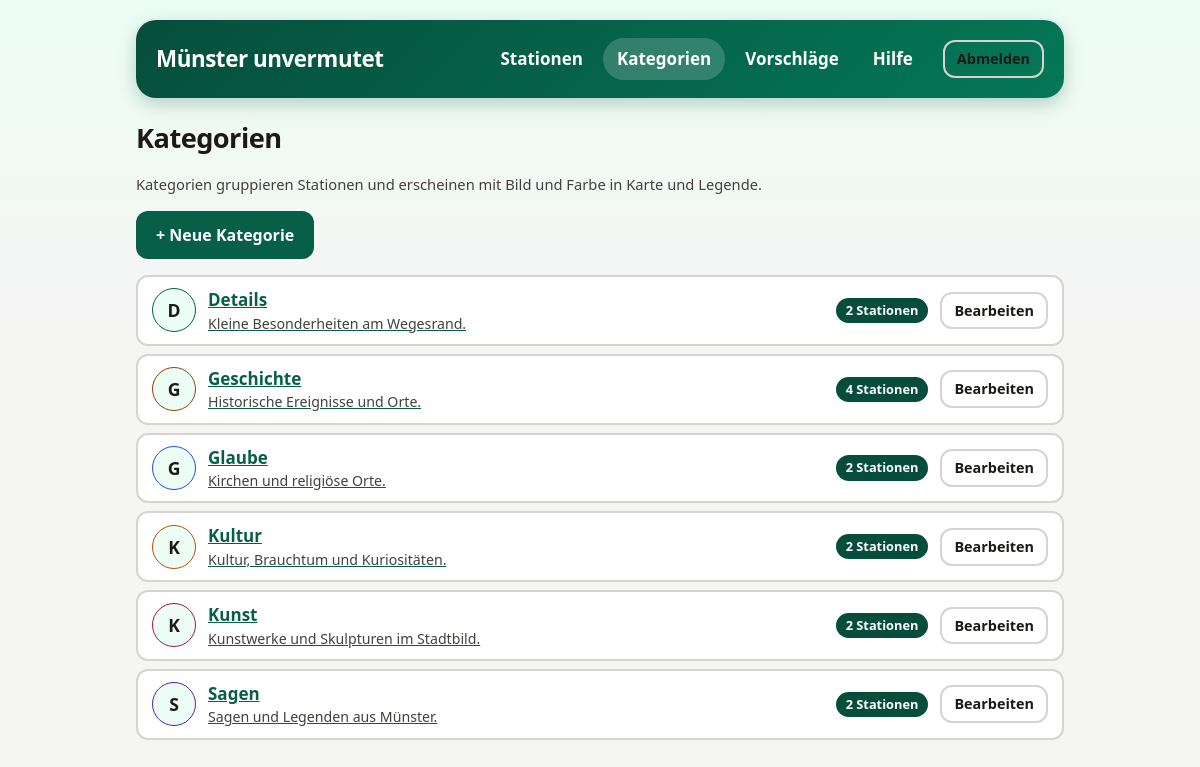
The app's page /admin/categories.php (signed in) with its own data.
### tables this page shows
CREATE TABLE categories (
    id TEXT PRIMARY KEY,
    name TEXT NOT NULL,
    description TEXT NOT NULL DEFAULT '',
    icon TEXT,
    color TEXT NOT NULL DEFAULT '#065f46'
        CHECK (length(color) = 7 AND color GLOB '#[0-9A-Fa-f][0-9A-Fa-f][0-9A-Fa-f][0-9A-Fa-f][0-9A-Fa-f][0-9A-Fa-f]'),
    created_at TEXT NOT NULL,
    updated_at TEXT NOT NULL
);

### includes/config.php (called while the page is built, shortened)
<?php
function config(string $key = null)
{
    static $config = null;
    if ($config === null) {
        $root = dirname(__DIR__);
        $config = [
            'root' => $root,
            'db_path' => $root . '/data/game.sqlite',
            'schema_path' => $root . '/setup/schema.sql',
            'upload_dir' => $root . '/uploads',
            'upload_url' => 'uploads',
            'upload_max_bytes' => 8 * 1024 * 1024,
            'upload_max_edge' => 4000,
            'session_name' => 'muenster_admin',
            'session_timeout' => 300,
            'login_max_attempts' => 5,
            'login_window' => 900,
            'suggest_max_per_hour' => 5,
            'allow_http_links' => true,
            'timezone' => 'Europe/Berlin',
        ];
        date_default_timezone_set($config['timezone']);
    }
    return $key === null ? $config : $config[$key];
}

### includes/database.php (called while the page is built, shortened)
<?php
require_once __DIR__ . '/config.php';
function db(): PDO
{
    static $pdo = null;
    if ($pdo === null) {
        $path = config('db_path');
        $isNew = !is_file($path);
        $pdo = new PDO('sqlite:' . $path, null, null, [
            PDO::ATTR_ERRMODE => PDO::ERRMODE_EXCEPTION,
            PDO::ATTR_DEFAULT_FETCH_MODE => PDO::FETCH_ASSOC,
            PDO::ATTR_EMULATE_PREPARES => false,
        ]);
        $pdo->exec('PRAGMA foreign_keys = ON');
        $pdo->exec('PRAGMA busy_timeout = 5000');
        $pdo->exec((string) file_get_contents(config('schema_path')));
    }
    return $pdo;
}

### includes/uploads.php (called while the page is built, shortened)
<?php
require_once __DIR__ . '/config.php';
function is_managed_upload(?string $path): bool
{
    return (bool) $path && (bool) preg_match('#^' . preg_quote(config('upload_url'), '#') . '/[a-f0-9]{32}\.(?:jpg|png)$#', $path);
}

### admin/categories.php (the view, shortened to what this page needs)
<?php
require __DIR__ . '/_bootstrap.php';
$categories = db()->query(
    'SELECT c.id, c.name, c.description, c.icon, c.color, COUNT(s.id) AS stations
     FROM categories c LEFT JOIN stations s ON s.category = c.id
     GROUP BY c.id ORDER BY c.name COLLATE NOCASE'
)->fetchAll();
?>
<h1 class="admin-title">Kategorien</h1>
<p class="task-intro">Kategorien gruppieren Stationen und erscheinen mit Bild und Farbe in Karte und Legende.</p>
<div class="admin-toolbar"><a class="btn" href="category-edit.php">+ Neue Kategorie</a></div>
<ul class="station-list">
  <?php foreach ($categories as $c): ?>
  <li class="station-item">
    <span class="ico" style="border-color: <?= h($c['color']) ?>"><?= category_ico($c) ?></span>
    <a class="admin-main" href="category-edit.php?id=<?= h(urlencode($c['id'])) ?>"><?= h($c['name']) ?>
      <small><?= h($c['description']) ?></small></a>
    <span class="badge"><?= (int) $c['stations'] ?> Stationen</span>
    <span class="admin-actions">
      <a class="btn secondary small" href="category-edit.php?id=<?= h(urlencode($c['id'])) ?>">Bearbeiten</a>
    </span>
  </li>
  <?php endforeach; ?>
</ul>

### admin/admin.css (style rules this page uses)
:root { font-family: system-ui, -apple-system, 'Segoe UI', sans-serif; color-scheme: light dark; --green: #065f46; --green-dark: #064e3b; --green-soft: #ecfdf5; --ink: #1c1917; --muted: #44403c; --bg: #f5f5f4; --bg-top: #ecfdf5; --surface: #fff; --surface-alt: #f5f5f4; --border: #d6d3d1; --border-soft: #e7e5e4; --link: #065f46; --focus: #f59e0b; --danger: #b91c1c; --danger-soft: #fee2e2; --ok-soft: #d1fae5; --hero-from: #064e3b; --hero-to: #047857; --hero-text: #d1fae5; --cat: #065f46; --cat-soft: #ecfdf5; --shadow: rgba(6, 78, 59, 0.25); }
* { box-sizing: border-box; }
body { margin: 0; background: linear-gradient(180deg, var(--bg-top) 0, var(--bg) 320px) no-repeat var(--bg); color: var(--ink); font-size: 1.0625rem; line-height: 1.5; }
a { color: var(--link); }
h1.admin-title { font-size: 1.7rem; letter-spacing: -0.02em; margin: 0 0 4px; color: var(--ink); }
.admin-toolbar { display: flex; flex-wrap: wrap; gap: 10px; align-items: center; margin: 16px 0; }
button, .btn { cursor: pointer; font: inherit; font-size: 1rem; font-weight: 600; min-height: 44px; padding: 10px 18px; border-radius: 12px; border: 2px solid transparent; text-decoration: none; display: inline-flex; align-items: center; justify-content: center; gap: 6px; background: var(--green); color: #fff; transition: transform 0.18s ease, background-color 0.18s ease; }
button.secondary, .btn.secondary, .back-button { background: transparent; color: var(--ink); border-color: var(--border); font-weight: 700; }
button.small, .btn.small { min-height: 36px; padding: 6px 12px; font-size: 0.9rem; }
.task-intro, .muted { color: var(--muted); font-size: 0.92rem; }
.badge { display: inline-block; font-size: 0.8rem; font-weight: 700; padding: 3px 10px; border-radius: 999px; background: var(--green-dark); color: #fff; }
.station-list { list-style: none; margin: 16px 0 0; padding: 0; display: grid; gap: 8px; }
.station-item { display: flex; align-items: center; gap: 12px; background: var(--surface); color: var(--ink); border: 2px solid var(--border); border-radius: 12px; padding: 10px 14px; min-height: 60px; font-weight: 600; }
.station-item .ico { flex: 0 0 44px; height: 44px; border-radius: 50%; background: var(--cat-soft); border: 1px solid var(--cat); display: flex; align-items: center; justify-content: center; font-size: 1.1rem; font-weight: 800; overflow: hidden; }
.station-item .admin-main { flex: 1; min-width: 0; }
.station-item small { display: block; font-weight: 500; color: var(--muted); }
.admin-actions { display: flex; gap: 8px; flex-wrap: wrap; align-items: center; }

### records on screen
categories: name "D", name "Details", description "Kleine Besonderheiten am Wegesrand.", stations "2"
categories: name "G", name "Geschichte", description "Historische Ereignisse und Orte.", stations "4"
categories: name "G", name "Glaube", description "Kirchen und religiöse Orte.", stations "2"
categories: name "K", name "Kultur", description "Kultur, Brauchtum und Kuriositäten.", stations "2"
categories: name "K", name "Kunst", description "Kunstwerke und Skulpturen im Stadtbild.", stations "2"
categories: name "S", name "Sagen", description "Sagen und Legenden aus Münster.", stations "2"

### other values on screen
$label "Stationen"
$label "Kategorien"
$label "Vorschläge"
$label "Hilfe"
